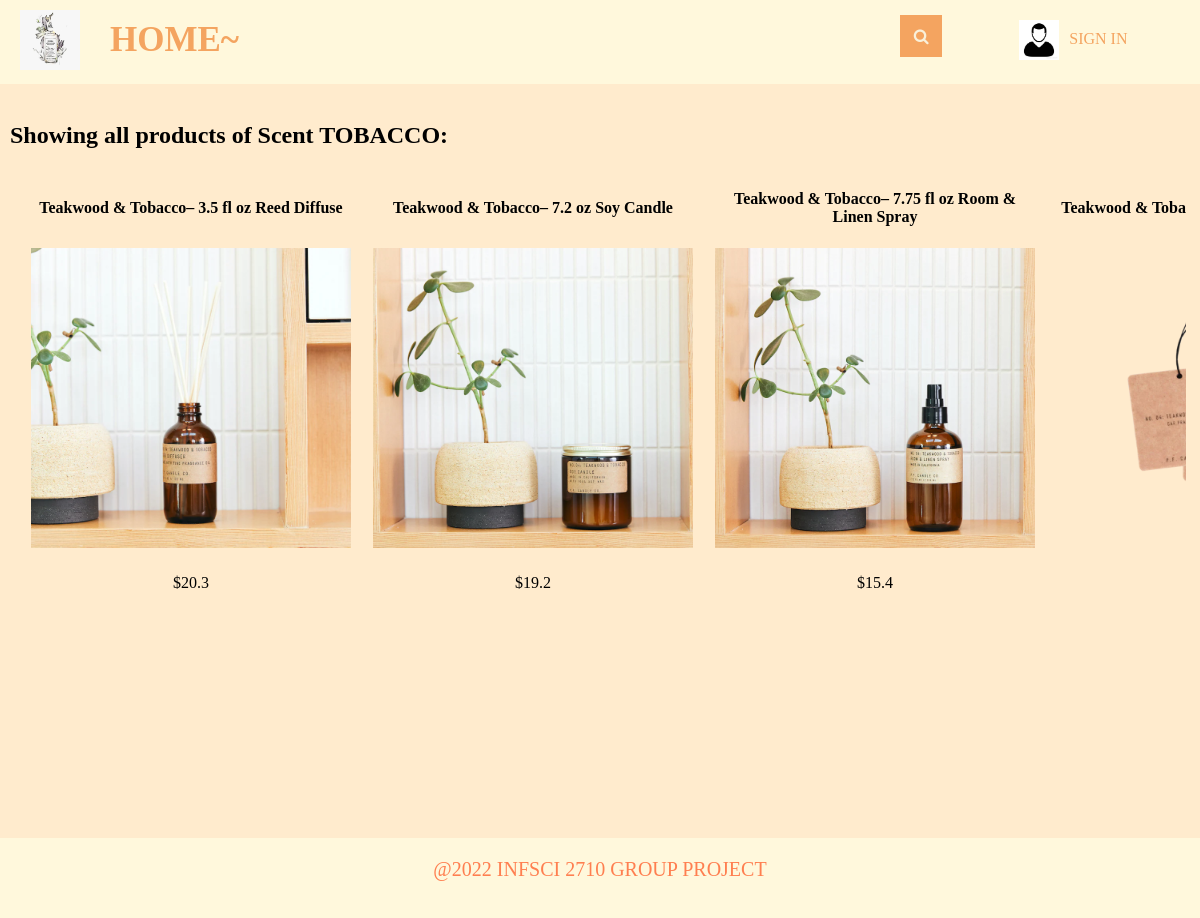
The page /mgrdisplayScent?scent_id=4 on the database its author committed.
### tables this page shows
CREATE TABLE scent (
	scent_id INTEGER,
	scent_name TEXT,
	CONSTRAINT scent_PK PRIMARY KEY (scent_id)
);

CREATE TABLE "products" (
  "productId" INTEGER,
  "name" TEXT,
  "inventory" INTEGER,
  "price" REAL,
  "description" TEXT,
  "image" TEXT,
  "productKindId" INTEGER,
  "scent_id" INTEGER,
  CONSTRAINT "PRODUCTS_PK" PRIMARY KEY ("productId"),
  CONSTRAINT "FK_products_product_kind" FOREIGN KEY ("productKindId") REFERENCES "product_kind" ("productKindId") ON DELETE NO ACTION ON UPDATE NO ACTION,
  CONSTRAINT "products_FK" FOREIGN KEY ("scent_id") REFERENCES "scent" ("scent_id") ON DELETE NO ACTION ON UPDATE NO ACTION,
  CONSTRAINT "inventory_constrains" CHECK (inventory>=0)
);

### main.py (the view)
@app.route("/mgrdisplayScent")
def mgrdisplayScent():
    loggedIn, firstName, noOfItems = mgrLoginDetails()
    scentId = request.args.get("scent_id")
    with sqlite3.connect('database.db') as conn:
        cur = conn.cursor()
        cur.execute(
            "SELECT products.productId, products.name, products.price, products.image, scent.scent_name FROM products, scent WHERE products.scent_id = scent.scent_id AND scent.scent_id = ?",
            (scentId,))
        data = cur.fetchall()
    conn.close()
    scentName = data[0][4]
    data = parse(data)
    return render_template('mgrdisplayScent.html', data=data, loggedIn=loggedIn, firstName=firstName, noOfItems=noOfItems,
                           scentName=scentName)

### main.py (called while the page is built)
def mgrLoginDetails():
    with sqlite3.connect('database.db') as conn:
        cur = conn.cursor()
        if 'email' not in session:
            loggedIn = False
            firstName = ''
            noOfItems = 0
        else:
            loggedIn = True
            cur.execute("SELECT mgrId, firstName FROM manager WHERE email = ?", (session['email'], ))
            mgrId, firstName = cur.fetchone()
            cur.execute("SELECT count(productId) FROM cart WHERE userId = ?", (mgrId, ))
            noOfItems = cur.fetchone()[0]
    conn.close()
    return (loggedIn, firstName, noOfItems)

def parse(data):
    ans = []
    i = 0
    while i < len(data):
        curr = []
        for j in range(7):
            if i >= len(data):
                break
            curr.append(data[i])
            i += 1
        ans.append(curr)
    return ans

### templates/mgrdisplayScent.html (shortened to what this page needs)
<!DOCTYPE HTML>
<html>
<head>
    <link rel="stylesheet" href={{ url_for('static', filename='css/home.css') }} />#}
    <link rel="stylesheet" href={{url_for('static', filename='css/bodyGeneral.css')}} />
    <link rel="stylesheet" href={{ url_for('static', filename='css/topStyle.css') }} />
    <link rel="stylesheet" href={{ url_for('static', filename='css/footer.css') }} />
    <link rel="stylesheet" href={{ url_for('static', filename='css/displayproduct.css') }}/>
    <link rel="stylesheet" href="https://maxcdn.bootstrapcdn.com/font-awesome/4.5.0/css/font-awesome.min.css">
</head>
<body>
    <div id="title">
            <a href="/managerpage/mgrlogout">
                <img id="logo" src= {{ url_for('static', filename='images/logo.png') }} />
            </a>
            <div class="home_btn">
                <a href="/managerpage/mgrroot">
                    <strong>HOME~</strong>
                </a>
            </div>
            <div class = "Search">
                <form>
		            <input id="searchBox" type="text" name="searchQuery" placeholder="SEARCH....">
		            <button id="searchButton" type="submit" value="Search"></button>
		        </form>
            </div>
            {% if not loggedIn %}
            <div id="signInButton">
                <img id = "client " src= {{ url_for('static', filename='images/client.png')}}/>
                <a class="link" href="/managerpage/mgrloginForm">SIGN IN</a>
            </div>
        {% endif %}
    </div>
    <div class ="display_product">
        <h2>Showing all products of Scent {{scentName}}:</h2>
        {% for itemData in data %}
        <table>
            <tr id="productName">
                {% for row in itemData %}
                <td>
                    {{row[1]}}
                </td>
                {% endfor %}
            </tr>
            <tr id="productImage">
                {% for row in itemData %}
                <td>
                    <a href="/mgrproductDescription?productId={{row[0]}}">
                        <img src={{ url_for('static', filename='uploads/' + row[3]) }} id="itemImage" />
                    </a>
                </td>
                {% endfor %}
            </tr>
            <tr id="productPrice">
                {% for row in itemData %}
                <td>
                    ${{row[2]}}
                </td>
                {% endfor %}
            </tr>
        </table>
        {% endfor %}
    </div>
    <footer>
        <div class="footer_container">
            <p>@2022 INFSCI 2710 GROUP PROJECT</p>
        </div>
    </footer>
</body>
</html>

### static/css/home.css (style rules this page uses)
html,body { margin: 0; padding: 0; height: 100%; }
body { width: 100%; background: blanchedalmond; }
#itemImage { height: 300px; width: 320px; }
table { border-spacing: 20px; width: 80%; margin: auto; text-align: center; }
#productName { text-align: center; font-weight: bold; }
#productPrice { text-align: center; }

### static/css/bodyGeneral.css (style rules this page uses)
html,body { margin: 0; padding: 0; height: 100%; }
body { background: blanchedalmond; }
#cartItems, .display_product, .display_profile, .display_frame, .display_store { width: 98%; margin-left: 10px; margin-right: 10px; height: 100%; position:relative; top:84px; }

### static/css/topStyle.css (style rules this page uses)
#logo { height: 60px; width: 60px; margin-left: 20px; margin-top: 10px; margin-bottom: 10px; margin-right: 20px; float: left; }
#title { background-color: cornsilk; height: 84px; position: fixed; top:0px; display: flex; width: 100%; margin-bottom: 0px; z-index: 2; }
.home_btn { height: 64px; margin-bottom: 10px; margin-top:10px; padding: 10px; }
.home_btn a { position: relative; text-align: center; text-decoration: none; font-family: "Palace Script MT"; font-size: 35px; color: sandybrown; }
.Search { width: 70%; }
.Search form { padding:15px; height: 100%; }
.Search input { height: 42px; width: 0; padding: 0 42px 0 15px; border: none; border-bottom: 2px solid transparent; outline: none; background: transparent; transition: .4s cubic-bezier(0, 0.8, 0, 1); position: relative; top: 0; right:0; float: right; z-index: 2; font-family: "Palace Script MT"; font-size:20px; }
.Search button { background: sandybrown; border: none; height: 42px; width: 42px; position: relative; top: 0; right: 0; float: right; margin-right: -15px; cursor: pointer; }
.Search button:before { content: "\f002"; font-family: FontAwesome; font-size: 16px; color: #F9F0DA; }
#signInButton { width: 15%; display: flex; color: yellow; margin-top: 20px; margin-bottom: 20px; margin-left: 20px; margin-right: 20px; float: left; }
#signInButton img { width: 40px; height: 40px; }
#signInButton a { position: relative; bottom: 0; text-align: center; padding: 10px; }
#cart a, #signInButton a { text-decoration: none; font-family: "Palace Script MT"; color: sandybrown; }

### static/css/footer.css (style rules this page uses)
footer { background: cornsilk; display: block; position: relative; bottom: 0; width: 100%; height: 10%; z-index: 10000; }
.footer_container p { position: relative; top: 20px; color: coral; text-align: center; font-family: "Times New Roman"; font-size: 20px; }

### static/css/displayproduct.css (style rules this page uses)
.display_product { overflow: scroll; }
.display_product table { width: 80%; margin: auto; }
.display_product table tr td { width: 400px; text-align: center; margin: auto; }

### rows shown on the page
scent: scent_name "TOBACCO"
products: name "Teakwood & Tobacco– 3.5 fl oz Reed Diffuse", image (picture), price "20.3"
products: name "Teakwood & Tobacco– 7.2 oz Soy Candle", image (picture), price "19.2"
products: name "Teakwood & Tobacco– 7.75 fl oz Room & Linen Spray", image (picture), price "15.4"
products: name "Teakwood &…", image (picture)
